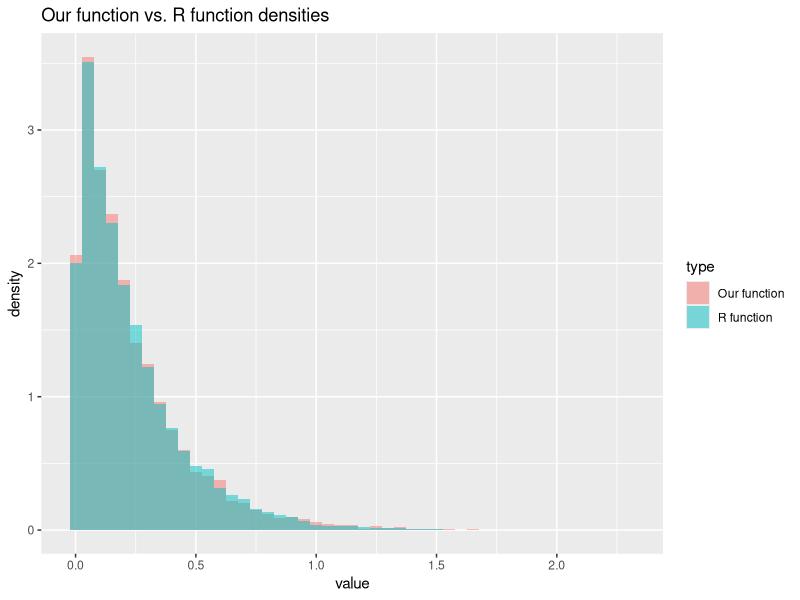
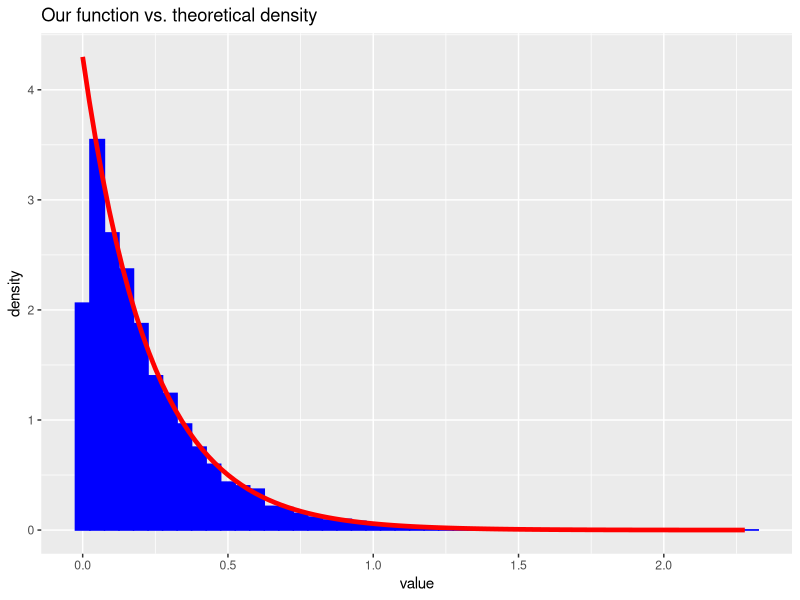
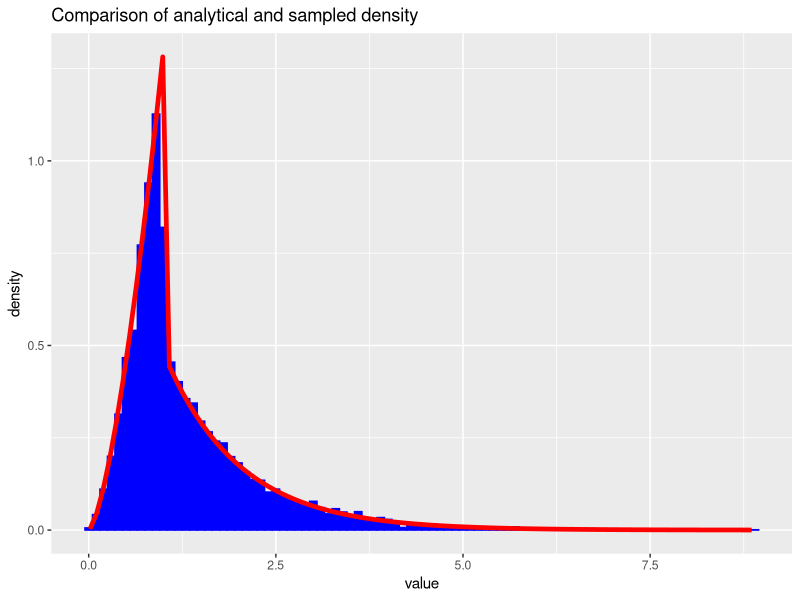
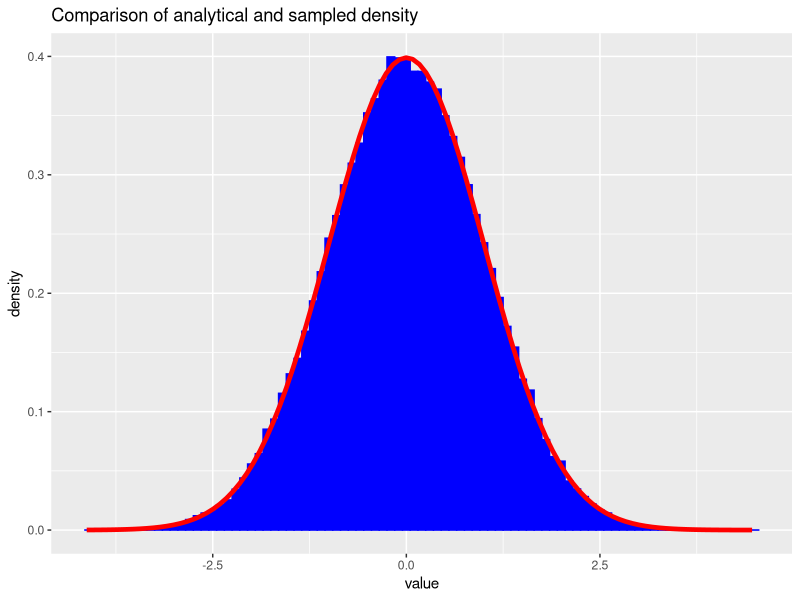
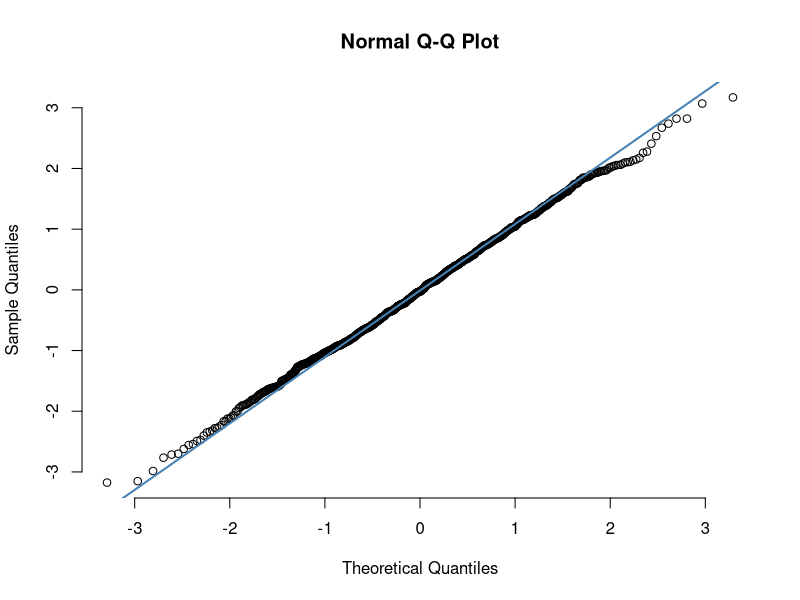
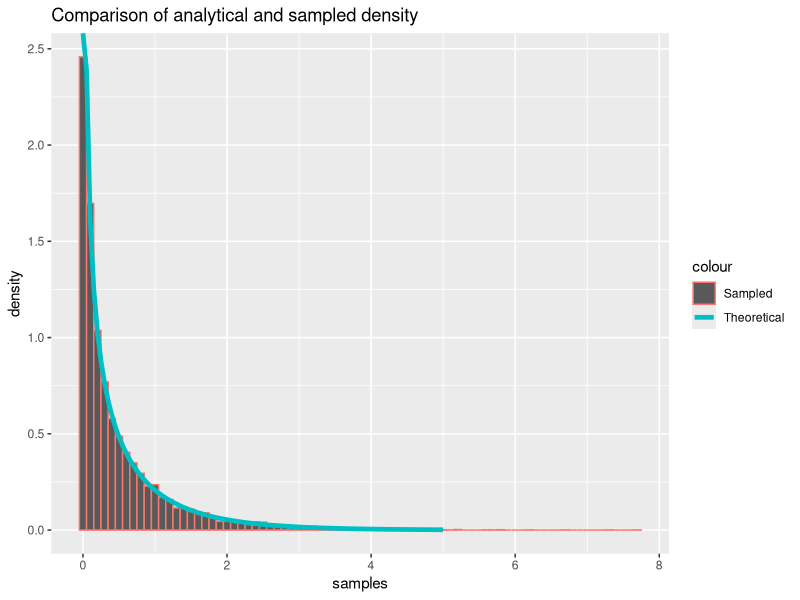
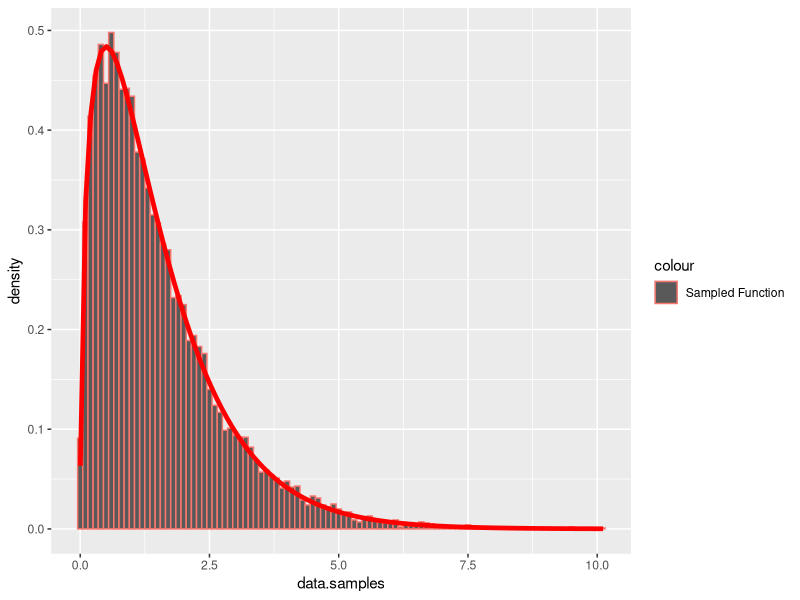
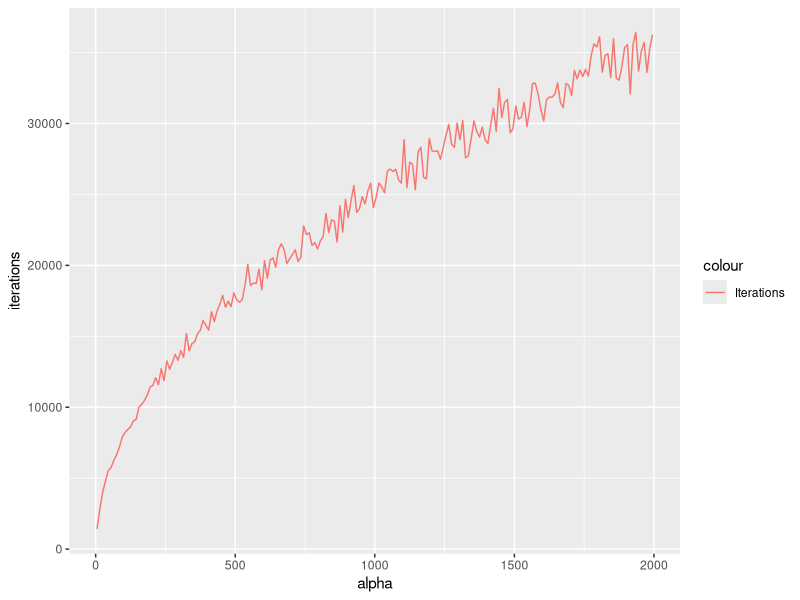

Write the R code that produced these figures, in order.
## ---- chunk 1
library(formatR)
showsol <- FALSE
library(knitr)
opts_chunk$set(tidy.opts = list(width.cutoff = 68), tidy = TRUE, warning = FALSE, error = FALSE, message = FALSE, echo = TRUE)
## ---- chunk 2
library(ggplot2)
exponential<- function(lambda, n=1){
  u = runif(n)
  x = -1/lambda*log(u)
  return(x)
}
## ---- chunk 3
n = 10000
lambda = 4.300
x = exponential(lambda,n)
cat('Theoretical mean: ', 1/lambda,' Computed mean: ', mean(x),'\n')
cat('Theoretical variance: ', 1/lambda^2, ' Computed variance: ', var(x))
## ---- chunk 4
y = rexp(n, lambda)
rfunc = data.frame(value = y)
ourfunc = data.frame(value = x)
rfunc$type = 'R function'
ourfunc$type = 'Our function'
df = rbind(rfunc,ourfunc)
ggplot(df, aes(value, fill = type)) + 
   geom_histogram(alpha = 0.5, aes(y = ..density..), binwidth = 0.05, position = 'identity') + ggtitle("Our function vs. R function densities")
df2 <- data.frame(theo=seq(0,max(x),length.out=n), value=x)
h <- ggplot(df2, aes(x = value))
h <- h + geom_histogram(aes(y = ..density..), binwidth=0.05, fill = 'blue', color = 'blue') +stat_function(fun=dexp,geom = "line",size=1.6,col="red",args = (mean=lambda))
h <- h + ggtitle("Our function vs. theoretical density")
h
## ---- chunk 5
f_A2 = function(x, alpha){
  c = alpha*exp(1)/(alpha+exp(1))
  result = vector(length = length(x))
  result[x<1.] = sapply(x[x<1.], function(x) c*x^(alpha - 1))
  result[x>=1.] = sapply(x[x>=1.], function(x) c*exp(-x))
  return(result)
}

F_inv = function(n, alpha){
  c = alpha*exp(1)/(alpha+exp(1))
  u = runif(n)
  result = vector(length = n)
  result[u < c/alpha] = (alpha/c * u[u < c/alpha])^(1/alpha)
  result[u >= c/alpha] = -log(1/alpha + exp(-1) - u[u >= c/alpha]/c)
  return(result)
}

alpha = 2.5
n = 10000
xsamples = F_inv(n, alpha)
c = alpha*exp(1)/(alpha+exp(1))
mean = c/(alpha+1) + 2*c/exp(1)
cat('Theoretical mean: ', mean, ' Sampled mean: ', mean(xsamples))
## ---- chunk 6
variance = c/(alpha+2)+5*c/exp(1) - mean^2
cat('Theoretical variance: ', variance, ' Sampled variance: ', var(xsamples))
## ---- chunk 7
df2 <- data.frame(theo=seq(0,max(xsamples),length.out=n), value=xsamples)
h <- ggplot(df2, aes(x = value))
h <- h + geom_histogram(aes(y = ..density..), binwidth=0.1, col = 'blue', fill = 'blue') +stat_function(fun=f_A2,geom = "line",size=1.6,col="red",args = (mean=alpha))
h <- h + ggtitle("Comparison of analytical and sampled density")
h
## ---- chunk 8
normal <- function(n){
  x_1 <- runif(n/2)
  x_2 <- exponential(1/2, n/2)
  y_1 <- sqrt(x_2)*cos(2*pi*x_1)
  y_2 <- sqrt(x_2)*sin(2*pi*x_1)
  y <- c(y_1,y_2)
  return(y)
}
## ---- chunk 9
n = 100000
x <- normal(n)
cat('Theoretical mean: ', 0,' Computed mean: ', mean(x),'\n')
cat('Theoretical variance: ', 1, ' Computed variance: ', var(x))
## ---- chunk 10
df2 <- data.frame(theo=seq(0,max(x),length.out=n), value=x)
ggplot(df2, aes(x = value)) + geom_histogram(aes(y = ..density..), binwidth=0.1, col = 'blue', fill = 'blue') + stat_function(fun=dnorm,geom = "line",size=1.6,col="red",args = list(mean=0, sd = 1)) + ggtitle("Comparison of analytical and sampled density")

x <- normal(1000)
qqnorm(x, pch = 1, frame = FALSE)
qqline(x, col = "steelblue", lwd = 2)
## ---- chunk 11
normal_d <- function(d, mu, sigma){
  x <- normal(d)
  y <- mu + t(chol(sigma))%*%x
  return(y)
}
## ---- chunk 12
d = 2
n = 100000
mu = c(1,2)
sigma = matrix(c(2.5,3,3,10),ncol=2,nrow=2)
sample = matrix(NA, ncol = d, nrow = n)
for (i in 1:n){
  sample[i,] <- normal_d(d,mu,sigma)
}
average = apply(sample, 2,mean)
cat('Mean vector: \n')
average
covmat = cov(sample)
cat('Covariance matrix: \n')
covmat
## ---- chunk 13
library(nortest)
ad.test(sample[,1])
ad.test(sample[,2])
## ---- chunk 14
library(pracma)

#x = linspace(0, 3, 100)
#alpha = 0.5
#y_gamma = dgamma(x, shape=alpha, rate=1)
#y_prop = 1/(gamma(alpha)) * (1/alpha + exp(-1))*f_A2(x, alpha)

#df10 = data.frame(x, y_gamma, y_prop)
#h <- ggplot(data.frame(x, y_gamma, y_prop))
#h = h + geom_line(aes(x = x, y = y_gamma, colour="Gamma"), size=1.)
#h = h + geom_line(aes(x = x, y = y_prop, color="Proposal"), size=1.)
#h = h + ggtitle(paste("Gamma(",toString(alpha),", 1) vs. proposal"))
#h

## ---- chunk 15
library(pracma)

small_gamma = function(alpha, n=1){
  cat("Small gamma \n")
  result = vector()
  iter = 0
  sampled = 0
  while(sampled < n){

    uniform2 = runif(n)
    x = F_inv(n, alpha)
    c = 1/(gamma(alpha)) * (1/alpha + exp(-1))
  
    probs = dgamma(x, alpha, rate=1) / (c * f_A2(x, alpha))
    
    result = append(result, x[uniform2 <= probs])
    
    sampled = sampled + sum(uniform2 <= probs)
    iter = iter + n
  }
  
  iter = iter - length(result) + n
  
  return(list(samples = result[seq(1:n)], iter = iter))
}

large_gamma <- function(alpha, n=1){
  cat("Large gamma \n")
  #a = sqrt((alpha - 1)^(alpha-1)*exp(1-alpha))
  loga = 1/2 * (alpha - 1) * (log(alpha - 1) - 1)
  logb = 1/2 * (alpha + 1) * (log(alpha + 1) - 1)
  #cat("Sampling for alpha = ", alpha, '\n')
  #cat("loga = ", loga, "\n")
  #cat("logb = ", logb, "\n")

  result = vector(mode="numeric")
  
  i = 0
  iter = 0
  while (i < n){
    iter = iter + 1 
    log_x_1 = loga + log(runif(1))
    log_x_2 = logb + log(runif(1))
    #cat(log_x_1, log_x_2)
    #y = x_2 / x_1
    if (2*log_x_1 <= (alpha - 1)*(log_x_2 - log_x_1) - exp(log_x_2 - log_x_1)){
      result = append(result, exp(log_x_2 - log_x_1))
      i = i + 1
    }
    else{}
  }
  list(samples = result, iter = iter)
}

gamma2 = function(alpha, n  = 1){
  if (alpha <= 1){
    return(small_gamma(alpha, n))
  }
  else if (alpha > 1){
    return(large_gamma(alpha, n))
  }
  else{
    cat("Weird gamma \n")
  }
}

alpha = 0.5
G1 <- small_gamma(alpha, 10000)

G1_filt = G1
df12 = data.frame(G1_filt)

cat('Theoretical mean: ', alpha,' Computed mean: ', mean(G1$samples),'\n')
cat('Theoretical variance: ', alpha, ' Computed variance: ', var(G1$samples))

c = 1/(gamma(alpha)) * (1/alpha + exp(-1))

x_val = linspace(0, 5, 100)

df11 <- data.frame(x = x_val, y=dgamma(x_val, alpha, 1))

h <- ggplot()
h <- h + geom_histogram(data=df12, aes(x=samples, y=..density.., color="Sampled"), binwidth=0.1)
h <- h + geom_line(data=df11, aes(x=x, y=y, color="Theoretical"), size=1.6)
h <- h + ggtitle("Comparison of analytical and sampled density")
h
## ---- chunk 16
alpha = 1.5

G2 = gamma2(alpha, 10000)

cat('Theoretical mean: ', alpha,' Computed mean: ', mean(G2$samples),'\n')
cat('Theoretical variance: ', alpha, ' Computed variance: ', var(G2$samples))

df16 = data.frame(data=G2)

h <- ggplot(df16, aes(x=data.samples))
h <- h + geom_histogram(data=df16, aes(x = data.samples, y=..density.., color="Sampled Function"), binwidth=0.1) 
h <- h + stat_function(fun=dgamma,geom = "line",size=1.6,col="red",args = list(shape=alpha, rate = 1))
h

## ---- chunk 17
iterations = c()


for (alpha in seq(2, 2000, 10)){
  G = gamma2(alpha, 1000)
  iterations = append(iterations, G$iter)
}

df15 = data.frame(alpha = seq(5, 2000, 10), iterations = iterations)

h <- ggplot(df15, aes(x = alpha, y= iterations, color="Iterations"))
h <- h + geom_line()
h
## ---- chunk 18
library(MCMCpack)
#dirichlet <- function(alpha){
#  z<- sapply(alpha,gamma2)
#  x <- z/sum(z)
#  return(x)
#}
## ---- chunk 19
Gamma <- function(alpha){
  return(rgamma(1,alpha))
}
k = 5
n = 100000
x <- matrix(NA, ncol = k, nrow = n)
alpha <- exponential(1,k)
for (i in 1:n){
  z <- sapply(alpha, Gamma)
  x[i,] <- z/sum(z)
}
cat('Theoretical mean: ', alpha/sum(alpha),'\n','Computed mean: ', apply(x,2,mean),'\n')
cat('Theoretical variance: ', alpha*(sum(alpha)-alpha)/(sum(alpha)^2*(sum(alpha)+1)),'\n', 'Computed variance: ', apply(x,2,var))
## ---- chunk 20
n <- 50000
alpha <- rep(1,k)
x <- matrix(NA, ncol = k, nrow = n)

for (i in 1:n){
  z <- sapply(alpha, Gamma)
  x[i,] <- z/sum(z)
}
y <- as.vector(rdirichlet(n,alpha))
rfunc = data.frame(value = y)
ourfunc = data.frame(value = as.vector(x))
rfunc$type = 'R function'
ourfunc$type = 'Our function'
df = rbind(rfunc,ourfunc)
ggplot(df, aes(value, fill = type)) + 
   geom_histogram(alpha = 0.5, aes(y = ..density..), position = 'identity') + ggtitle("Our function vs. R function densities")
## ---- chunk 21
df2 <- data.frame(theo=seq(0,max(x[,1]),length.out=n), value=x[,1])
ggplot(df2, aes(x = value)) + geom_histogram(aes(y = ..density..), 
      binwidth = 0.005,fill = 'blue', color = 'blue') + stat_function(fun=dbeta,geom = "line",size=1.6,col="red",args = list(shape1=1,shape2=k-1)) + ggtitle("Our function vs. theoretical density")
